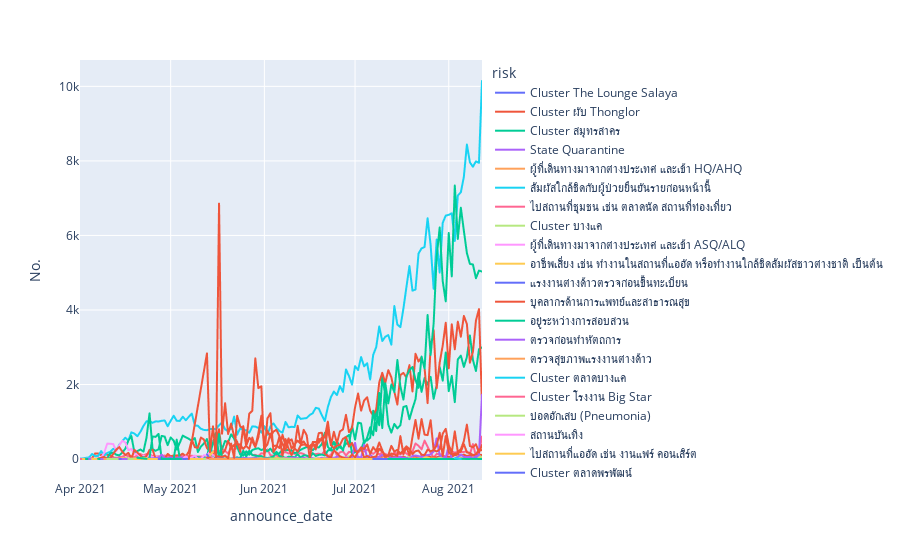

The code cell stored with this chart in its notebook:
### Code cell
px.line(show_df,x='announce_date',y='No.',color='risk')
